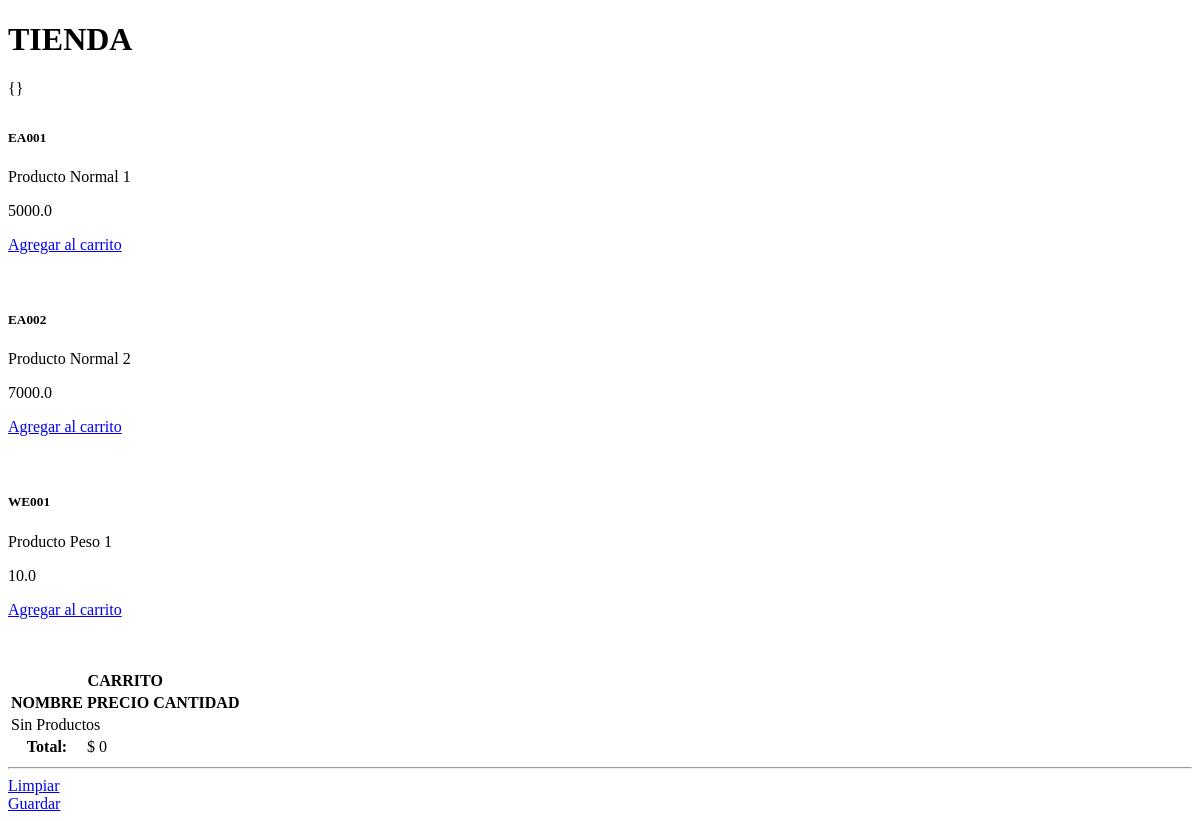
The app's page /, older data.
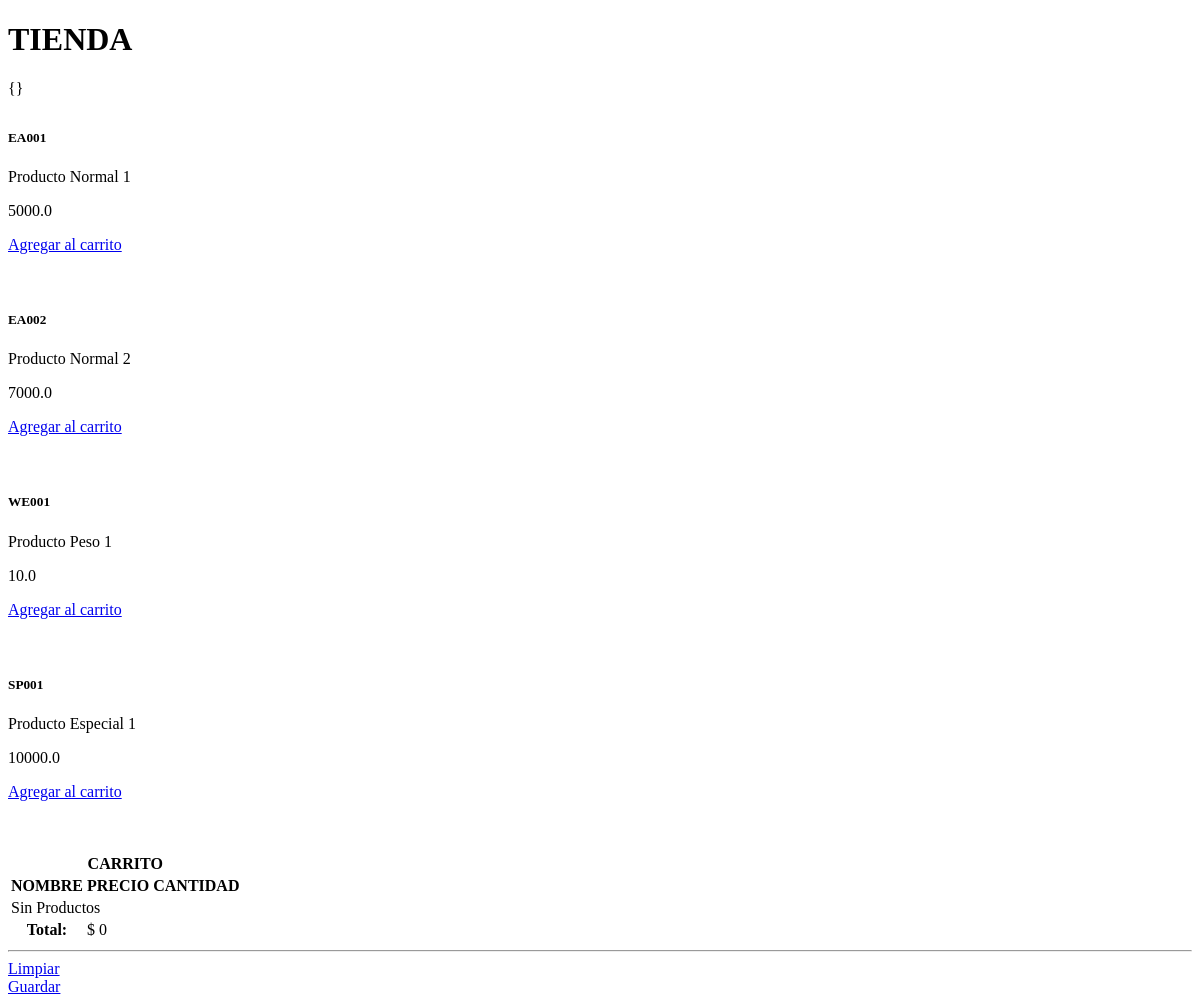
The same page, newer data.
### carrito_app/models.py (models this page shows, shortened)
class Producto(models.Model):
    sku = models.CharField(max_length=50, blank=False, null=False)
    nombre = models.CharField(max_length=50, blank=False, null=False)
    descripcion = models.CharField(max_length=50, blank=False, null=False)
    cantidad_disponible = models.FloatField()
    precio_unitario = models.FloatField()
    class Meta:
        managed = True
        db_table = 'producto'

### carrito_app/views.py (the view)
# urls.py: path('', views.tienda, name='tienda'),
def tienda(request):
    productos = Producto.objects.all()
    return render(
        request, 'tienda.html',
        {
            'productos': productos,
            'carrito': request.session['carrito'] if 'carrito' in request.session.keys() else {}
        }
    )

### carrito_app/context_processor.py (called while the page is built)
def total_carrito(request):
    total = 0
    if 'carrito' in request.session.keys():
        for key, value in request.session['carrito'].items():
            total += int(value['acumulado'])
    return {'total_carrito': total}

### carrito_app/templates/tienda.html (shortened to what this page needs)
<!DOCTYPE html>
<html lang="es">
<head>
</head>
<body>
    <div class="container">
        <div class="row">
            <div class="col-12 align-self-center">
                <h1 class="display-1">TIENDA</h1>
            </div>
        </div>
        {{carrito}}
        <div class="row">
            <div class="col-8">
                <div class="row" style="padding: 10px 0;">
                    <div class="col-12">
                        <div class="row">
                            {% for producto in productos %}
                                <div class="col-6">
                                    <div class="card" style="height: 10rem; width: 23rem; margin: 5px 0px;">
                                        <div class="card-body">
                                            <h5 class="card-title">{{producto.sku}}</h5>
                                            <p class="card-text">{{producto.nombre}}</p>
                                            <p class="card-text">{{producto.precio_unitario}}</p>
                                            <a href="{% url 'agregar' producto.id %}" class="btn btn-primary">Agregar al
                                                carrito</a>
                                        </div>
                                    </div>
                                </div>
                            {% endfor %}
                        </div>
                    </div>
                </div>
            </div>
            <div class="col-4">
                {% include "carrito.html" %}
            </div>
        </div>
    </div>
</body>
</html>

### carrito_app/templates/carrito.html
<div class="alert alert-primary" role="alert">
    <table class="table table-bordered">
        <thead>
            <tr>
                <th scope="row" colspan="3" class="text-center">CARRITO</th>
            </tr>
            <tr>
                <th scope="col">NOMBRE</th>
                <th scope="col">PRECIO</th>
                <th scope="col">CANTIDAD</th>
            </tr>
        </thead>
        <tbody>
            {% if request.session.carrito.items %}
                {% for key, value in request.session.carrito.items %}
                    <tr>
                        <td>{{value.nombre}}</td>
                        <td>{{value.acumulado}}</td>
                        <td>{{value.cantidad}}
                            <a href="{% url 'agregar' value.producto_id %}" class="badge btn btn-dark badge-dark">+</a>
                            <a href="{% url 'restar' value.producto_id %}" class="badge btn btn-dark badge-dark">-</a>
                            <a href="{% url 'eliminar' value.producto_id %}" class="badge btn btn-dark badge-dark">x</a>
                        </td>
                    </tr>
                {% endfor %}
            {% else %}
                <tr>
                    <td colspan="3">
                        <div class="alert alert-danger text-center"> Sin Productos </div>
                    </td>
                </tr>
            {% endif %}
            <tr>
                <th scope="row">Total:</th>
                <td colspan="2">$ {{total_carrito}}</td>
            </tr>
        </tbody>
    </table>
    <hr>
</div>
<div class="row text-center">
    <div class="col-6"><a href="{% url 'limpiar' %}" class="btn btn-danger">Limpiar</a></div>
    <div class="col-6"><a href="#" class="btn btn-success">Guardar</a></div>
</div>

Row changes from the older to the newer data that the page shows:
added Producto: sku "SP001", nombre "Producto Especial 1", precio_unitario "10000.0"
